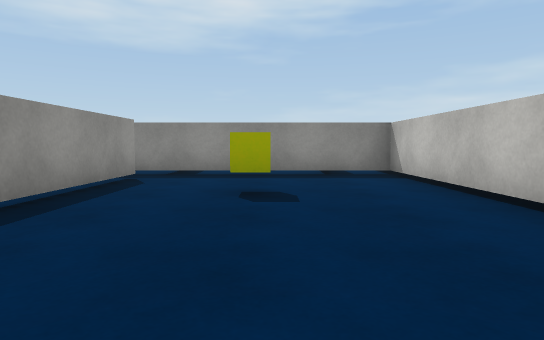
view 1 (above)

21 first-person views from a walk through a Unity game level. The camera is 0.62 m above the floor, tilts 4° down and sees 75° across. The floor is counted in squares, 1 m on a side. Each view is taken from the middle of a square. On the plan, view 1 faces up. The plan holds only what a view shows up to about 10 squares ahead; the rest is blank. The player is left out. Surface patterns are stand-ins for the level's own textures.

view 2
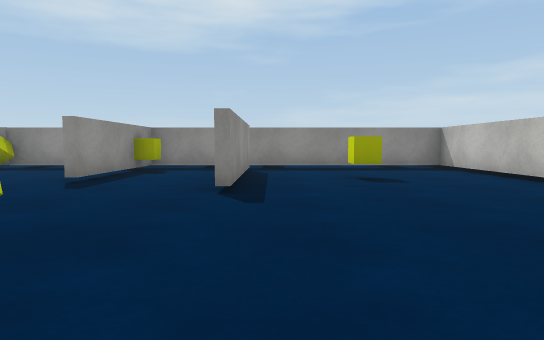

view 3
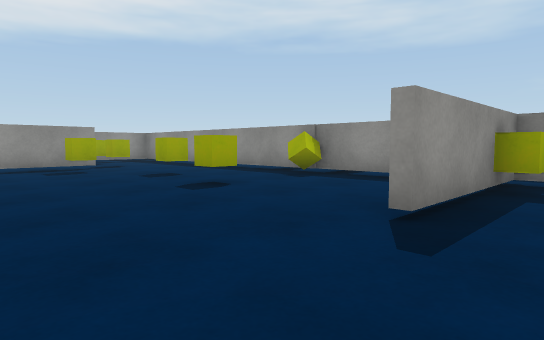

view 4
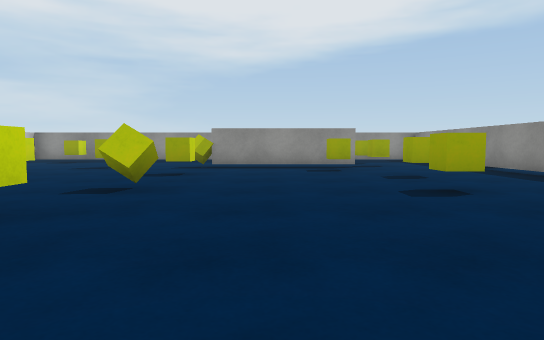

view 5
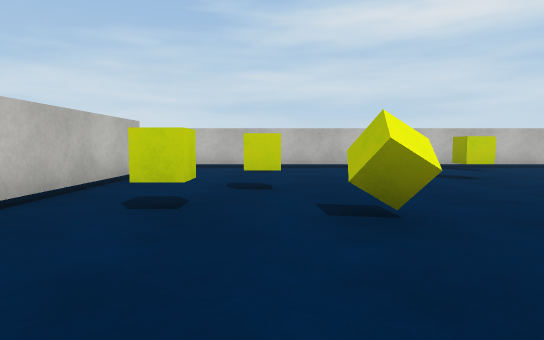

view 6
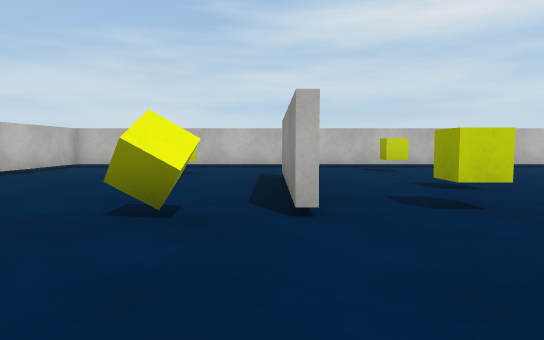

view 7
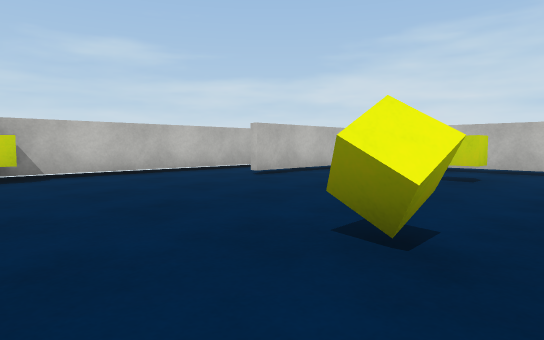

view 8
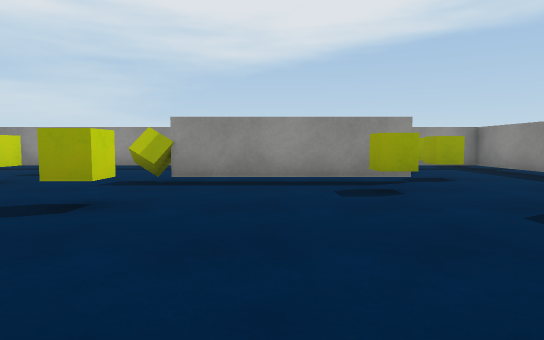

view 9
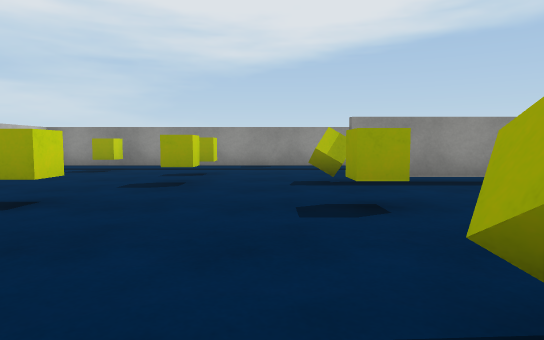

view 10
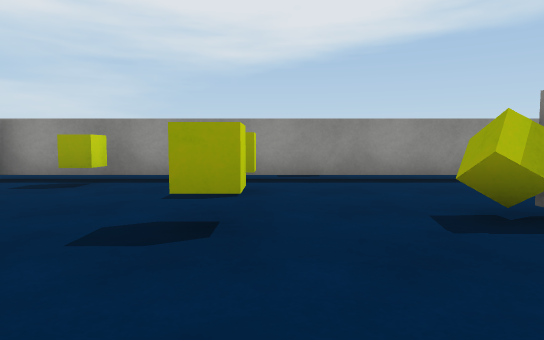

view 11
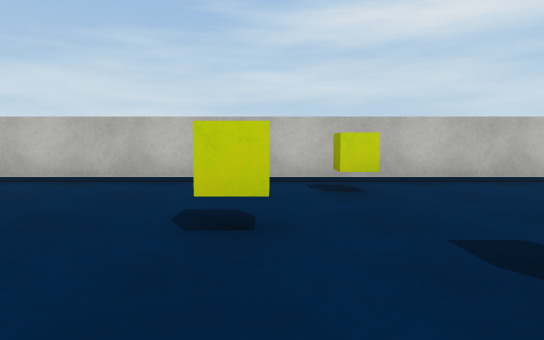

view 12
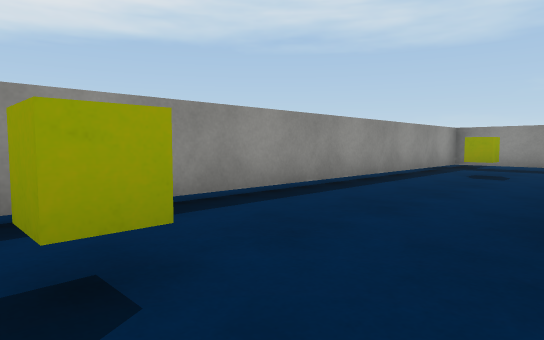

view 13
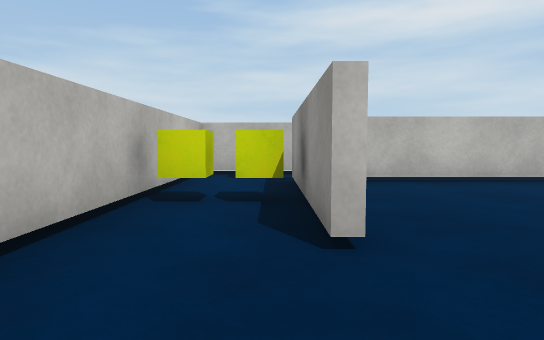

view 14
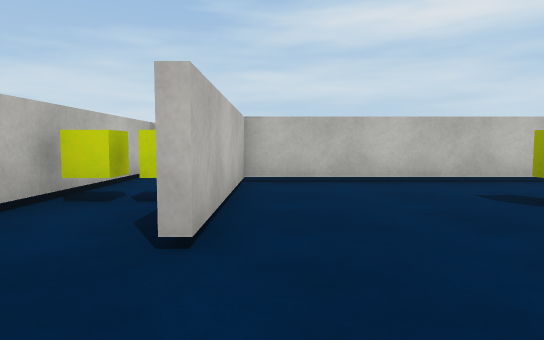

view 15
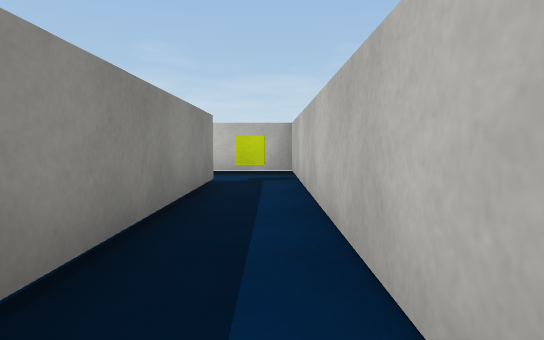

view 16
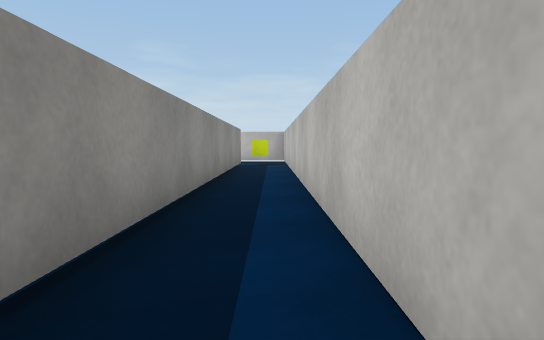

view 17
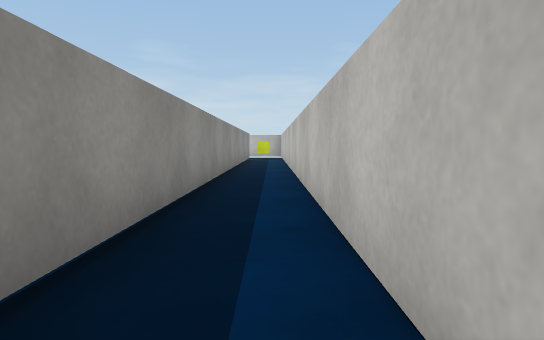

view 18
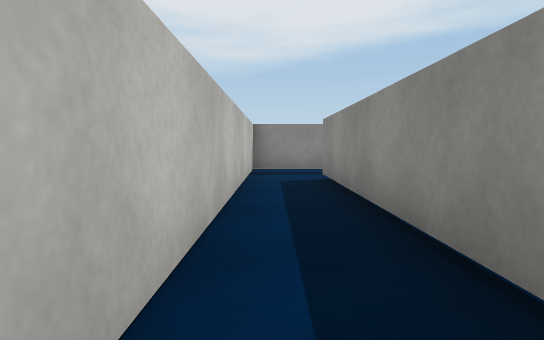

view 19
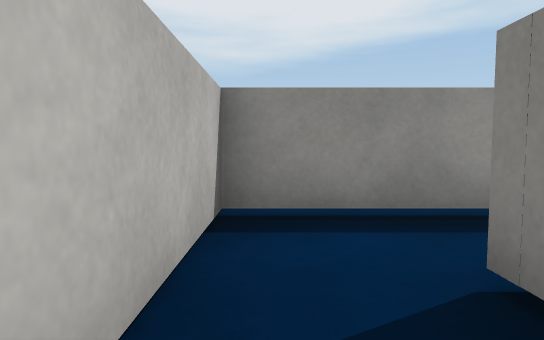

view 20
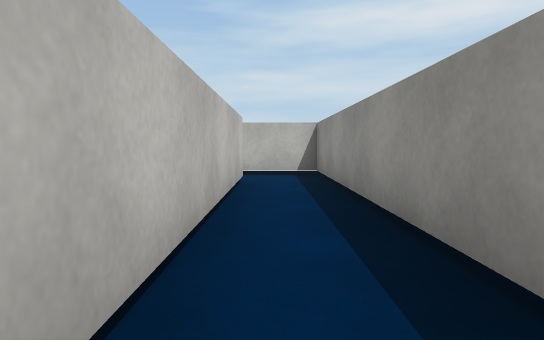

view 21
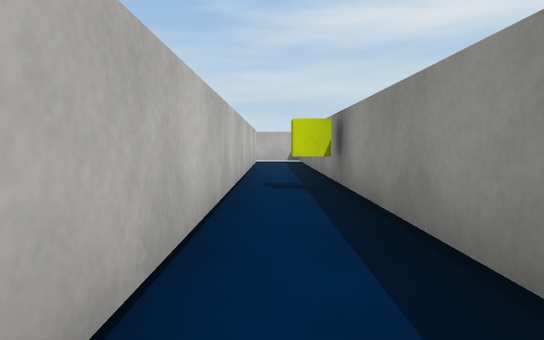

### Floor plan
Key: @ floor where view 1 was taken; # wall or solid block; . floor; T thing the floor can be seen under or through; O other object.
Columns run from 20 left of view 1 to 3 right of it. Each row starts with its distance up from view 1.
  8    #####################
  7   .#.......O...#.......#
  6   .#...........#.#.....#
  5   .#OO...O.O...#.#..O..#
  4   .T..TO.......#.#.....#
  3  #.T..T..........#.....#
  2  #.T..T................#
  1  #.T..T...............O#
  0  #.T..O.O..O.O.#O...@..#
 -1  #.T...........#.......#
 -2  #.TO.O.....O..#.......#
 -3  #.T...........#.......#
 -4  #.T....O............#.#
 -5  #.T........O....O...#O#
 -6  #.T...O.............#.#
 -7 .#.TTTTTTTTTTTTTTTTT##.#
 -8 .#...................O.#
 -9  #######################

Where each view was taken, in squares from view 1:
view 1: 0 up, 0 right, facing up
view 2: 2 down, 2 left, facing up
view 3: 1 up, 4 left, facing up-left
view 4: 2 up, 4 left, facing left
view 5: 3 up, 8 left, facing down
view 6: 3 up, 5 left, facing down
view 7: 2 up, 5 left, facing down-right
view 8: 2 up, 8 left, facing left
view 9: 1 down, 8 left, facing left
view 10: 2 down, 11 left, facing left
view 11: 1 down, 12 left, facing down
view 12: 3 down, 14 left, facing up-left
view 13: 1 down, 1 right, facing down
view 14: 1 down, 0 right, facing down
view 15: 8 down, 5 left, facing right
view 16: 8 down, 10 left, facing right
view 17: 8 down, 14 left, facing right
view 18: 8 down, 11 left, facing left
view 19: 8 down, 16 left, facing left
view 20: 1 down, 18 left, facing down
view 21: 4 up, 18 left, facing down
